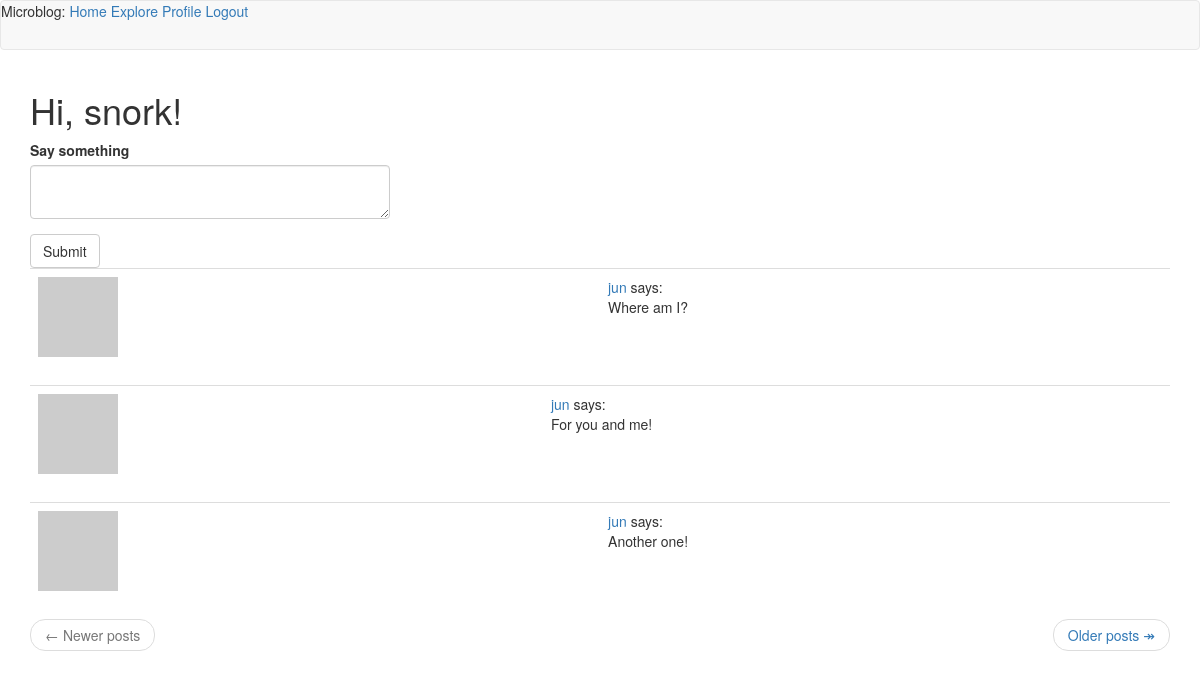
The page /index (signed in) on the database its author committed.
### app/models.py (models this page shows, shortened)
class User(UserMixin, db.Model):
    id = db.Column(db.Integer, primary_key=True)
    username = db.Column(db.String(64), index=True, unique=True)
    email = db.Column(db.String(120), index=True, unique=True)
    password_hash = db.Column(db.String(128))
    posts = db.relationship('Post', backref='author', lazy='dynamic')
    about_me = db.Column(db.String(140))
    last_seen = db.Column(db.DateTime, default=datetime.utcnow)
    followed = db.relationship(
        'User',
        secondary=followers,
        primaryjoin=(followers.c.follower_id == id),
        secondaryjoin=(followers.c.followed_id == id),
        backref=db.backref('followers', lazy='dynamic'),
        lazy='dynamic'
    )
    def avatar(self, size):
        digest = md5(self.email.lower().encode('utf-8')).hexdigest()
        return f'https://www.gravatar.com/avatar/{digest}?d=identicon&s={size}'
    def followed_posts(self):
        followed = Post.query.join(
            followers, (followers.c.followed_id == Post.user_id)).filter(
                followers.c.follower_id == self.id)
        own = Post.query.filter_by(user_id=self.id)
        return followed.union(own).order_by(Post.timestamp.desc())

class Post(db.Model):
    id = db.Column(db.Integer, primary_key=True)
    body = db.Column(db.String(140))
    timestamp = db.Column(db.DateTime, index=True, default=datetime.utcnow)
    user_id = db.Column(db.Integer, db.ForeignKey('user.id'))

### app/routes.py (the view)
@app.route('/', methods=['GET', 'POST'])
@app.route('/index', methods=['GET', 'POST'])
@login_required
def index():
    form = PostForm()
    if form.validate_on_submit():
        post = Post(body=form.post.data, author=current_user)
        db.session.add(post)
        db.session.commit()
        flash('Your post is now live!')
        return redirect(url_for('index'))
    page = request.args.get('page', 1, type=int)
    posts = current_user.followed_posts().paginate(
        page, app.config['POSTS_PER_PAGE'], False)
    next_url = url_for('index', page=posts.next_num) \
        if posts.has_next else None
    prev_url = url_for('index', page=posts.prev_num) \
        if posts.has_prev else None
    return render_template('index.html', title='Home Page', form=form, posts=posts.items,
                           next_url=next_url, prev_url=prev_url)

### app/forms.py
class PostForm(FlaskForm):
    post = TextAreaField('Say something', validators=[
        DataRequired(), Length(min=1, max=40)])
    submit = SubmitField('Submit')

### app/models.py (called while the page is built)
@login.user_loader
def load_user(id):
    return User.query.get(int(id))

### app/routes.py (called while the page is built)
@app.before_request
def before_request():
    if current_user.is_authenticated:
        current_user.last_seen = datetime.utcnow()
        db.session.commit()

### app/templates/index.html
{% extends "base.html" %}
{% import 'bootstrap/wtf.html' as wtf %}
{% block app_content %}
<h1>Hi, {{ current_user.username }}!</h1>
{% if form %}
<div class="row">
  <div class="col-md-4">
      {{ wtf.quick_form(form) }}
  </div>
</div>
{% endif %}
{% for post in posts %}
{% include '_post.html' %}
{% endfor %}
<nav aria-label="...">
  <ul class="pager">
    <li class="previous{% if not prev_url %} disabled {% endif %}">
      <a href="{{ prev_url or '#' }}">
        <span aria-hidden="true">&larr;</span> Newer posts
      </a>
    </li>
    <li class="next{% if not next_url %} disabled{% endif %}">
      <a href="{{ next_url or '#' }}">
        Older posts <span aria-hidden="true">&Rarr;</span>
      </a>
    </li>
  </ul>
</nav>
{% endblock %}

### app/templates/_post.html
<table class="table table-hover">
  <tr>
    <td widtth="70px">
      <a href="{{ url_for('user', username=post.author.username) }}">
      <img src="{{ post.author.avatar(70) }}" />
    </td>
    <td>
      <a href="{{ url_for('user', username=post.author.username) }}">
        {{ post.author.username }}
      </a>
      says:<br />{{ post.body }}
    </td>
  </tr>
</table>

### rows shown on the page
User: username "snork"
Post: author.username "jun", body "Where am I?"
Post: author.username "jun", body "For you and me!"
Post: author.username "jun", body "Another one!"
